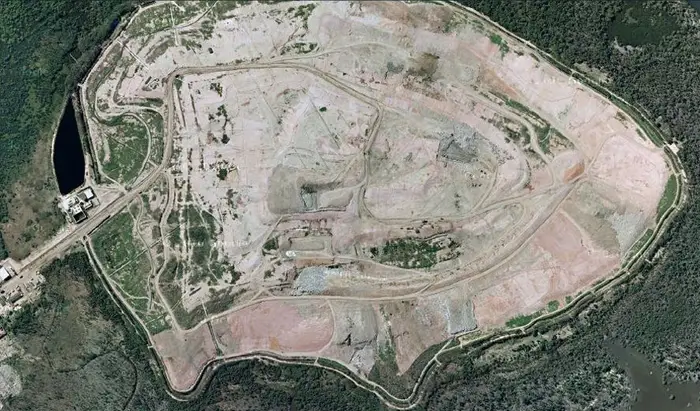
//> input picture code-orig/greyscale_filter/greyscale_filter_cpp/build/input.jpg, 700 x 411 px
$ ./main   (built with g++ and OpenCV 4)
//> lines starting //> are read from the running program, lines starting //| are printed output that depends on the picture; after the words box and inside, x2 and y2 are one past the last pixel; in counts of white or black regions, pixels touching at a corner belong together
#include <opencv2/opencv.hpp>
#include <opencv2/highgui/highgui.hpp>
#include <opencv2/imgproc/imgproc.hpp>
#include <thread>
#include <mutex>

int main()
{
    // Load an image using OpenCV
    cv::Mat img = cv::imread("input.jpg");
//> img is the input picture: 411 rows x 700 cols, CV_8UC3; mean B, G, R 120.2, 129.5, 127.6

    if (img.empty())
    {
        std::cerr << "Failed to open image" << std::endl;
        return -1;
    }

    // Apply Gaussian blur to the image using multiple threads
    cv::Mat blurred_img = img.clone();

    std::vector<std::thread> threads;
    std::mutex mutex;

    for (int i = 0; i < 4; ++i)
    {
        threads.emplace_back([&img, &blurred_img, &mutex]()
                             { cv::GaussianBlur(img, blurred_img, cv::Size(0, 0), 2.0); });
    }
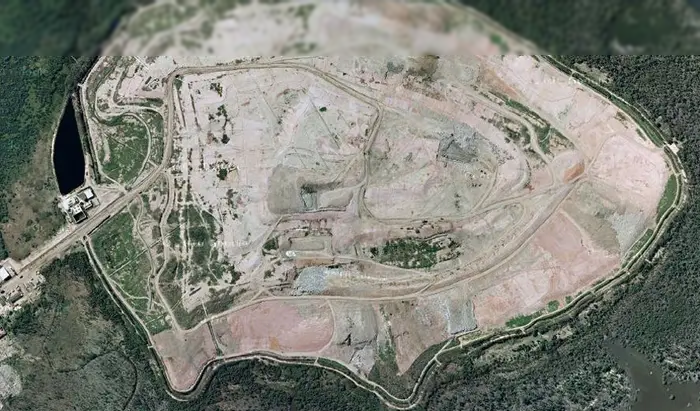
//> blurred_img: 411 rows x 700 cols, CV_8UC3; 13.43% of pixels changed, all inside (x1, y1, x2, y2) = (0, 0, 700, 56)

    // Wait for all threads to finish
    for (auto &thread : threads)
    {
        thread.join();
    }
//> this loop made 4 passes

    // Save the blurred image using OpenCV
    cv::imwrite("blurred_cpp.jpg", blurred_img);
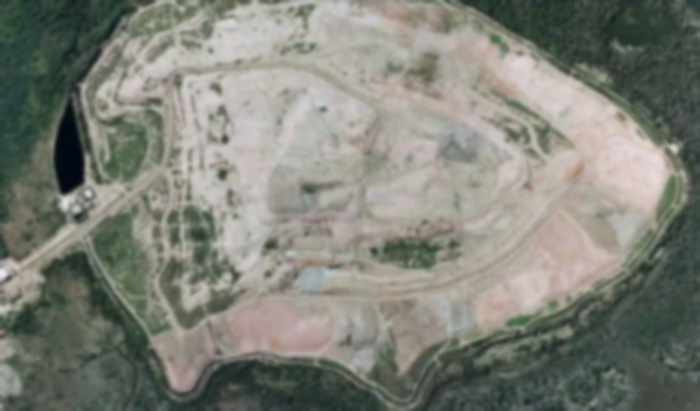
//> saved as blurred_cpp.jpg: 411 rows x 700 cols, CV_8UC3; mean B, G, R 120.2, 129.5, 127.6

    return 0;
}
